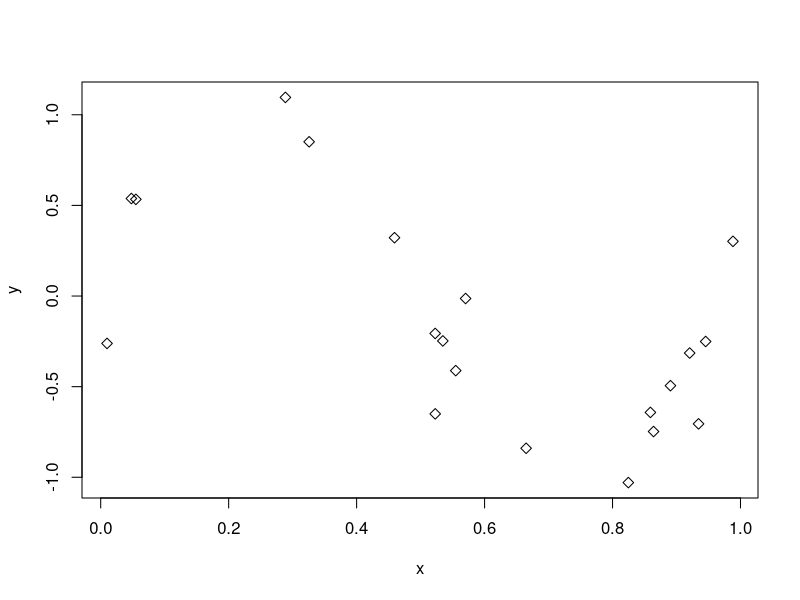
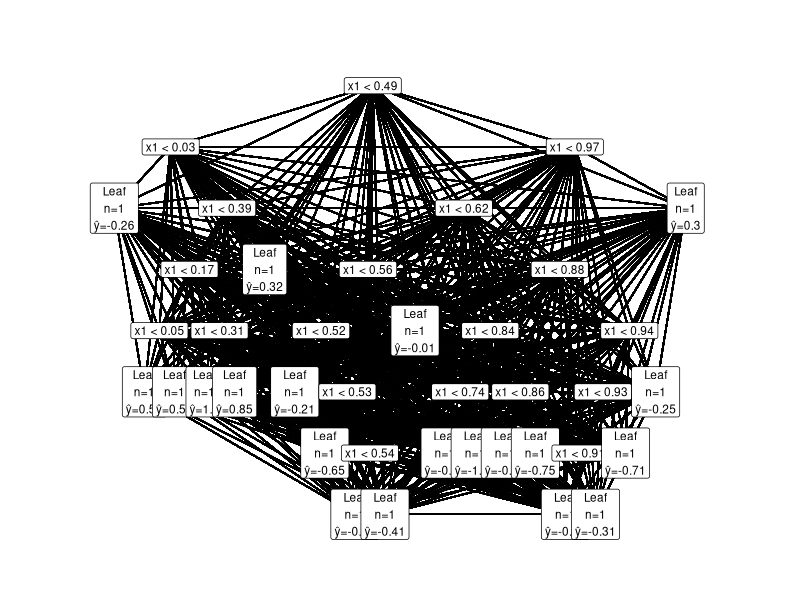
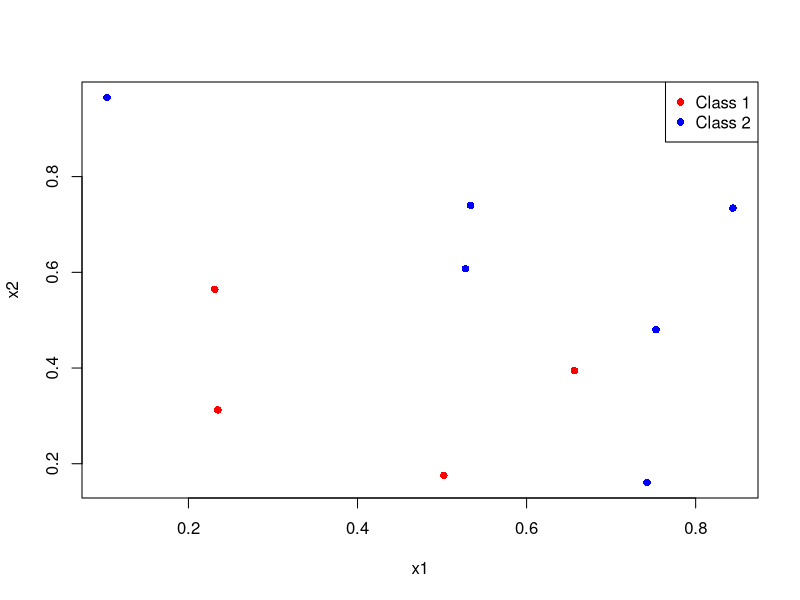
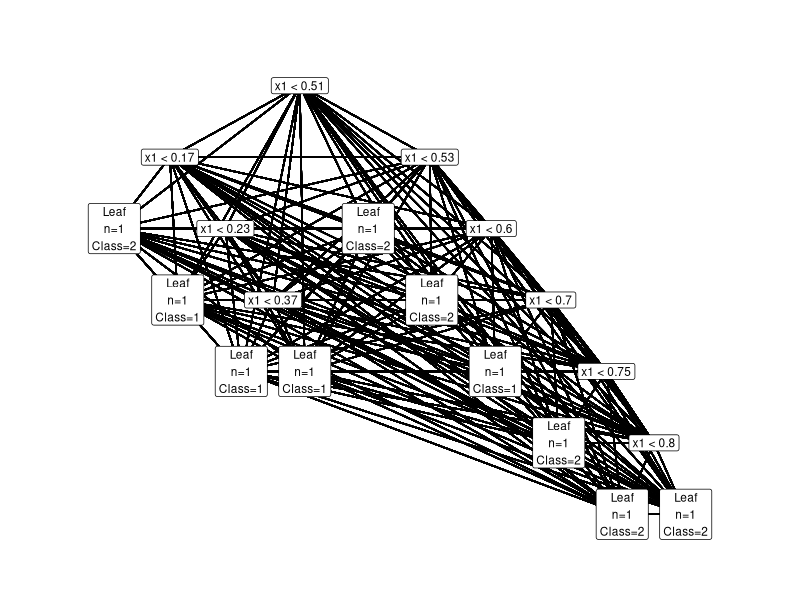

These charts were generated, in order, by the following R code:
library(ggplot2)
############################################################
## PLOTTING WITH GGPLOT2
############################################################

{
    .node_id_counter <- 0
    new_node_id <- function() {
        # .node_id_counter <<- .node_id_counter + 1
        paste0("node_", .node_id_counter)
    }
    
    tree_to_df <- function(node) {
      
      leaf_index <- 0
      nodes <- data.frame(
        id = character(),
        x = numeric(),
        y = numeric(),
        label = character(),
        stringsAsFactors = FALSE
      )
      
      edges <- data.frame(
        from = character(),
        to   = character(),
        stringsAsFactors = FALSE
      )
      
      layout_tree <- function(node, depth = 0) {
        
        is_leaf <- is.null(node$split_feature_j)
        
        label <- if (is_leaf) {
          pred <- node$prediction
          paste0("Leaf\nn=", length(node$indices),
                 if (is.numeric(pred)) {
                   paste0("\nŷ=", round(pred, 2))
                 } else {
                   paste0("\nClass=", pred)
                 })
        } else {
          paste0("x", node$split_feature_j,
                 " < ", round(node$split_value_i, 2))
        }
        
        # ---- LEAF ----
        if (is_leaf) {
          leaf_index <<- leaf_index + 1
          x_pos <- leaf_index
          
          nodes <<- rbind(nodes, data.frame(
            id = node$id,
            x = x_pos,
            y = -depth,
            label = label
          ))
          
          return(x_pos)
        }
        
        # ---- INTERNAL NODE ----
        left_x  <- layout_tree(node$left_child, depth + 1)
        right_x <- layout_tree(node$right_child, depth + 1)
        
        x_pos <- (left_x + right_x) / 2
        
        nodes <<- rbind(nodes, data.frame(
          id = node$id,
          x = x_pos,
          y = -depth,
          label = label
        ))
        
        edges <<- rbind(edges,
                        data.frame(from=node$id,to=node$left_child$id),
                        data.frame(from=node$id,to=node$right_child$id))
        
        return(x_pos)
      }
      
      layout_tree(node)
      
      list(nodes = nodes, edges = edges)
    }
    
    
    plot_cart_tree <- function(tree) {
      td <- tree_to_df(tree)
      
      edges <- merge(td$edges, td$nodes, by.x = "from", by.y = "id")
      edges <- merge(edges, td$nodes, by.x = "to", by.y = "id",
                     suffixes = c("_p", "_c"))
      
      ggplot() +
        geom_segment(
          data = edges,
          aes(x = x_p, y = y_p, xend = x_c, yend = y_c)
        ) +
        geom_label(
          data = td$nodes,
          aes(x = x, y = y, label = label),
          size = 3,
          label.size = 0.25
        ) +
        theme_void() +
        coord_cartesian(clip = "off") +
        scale_x_continuous(expand = expansion(mult = 0.2)) +
        scale_y_continuous(expand = expansion(mult = 0.2))
    }
}    
############################################################
## BASIC-NODE STRUCTURE
############################################################

new_node <- function(indices, prediction,
                     split_feature_j = NULL,
                     split_value_i = NULL,
                     left_child = NULL,
                     right_child = NULL) {
    node <- new.env()
    node$id <- new_node_id()
    node$indices <- indices
    
    node$prediction <- prediction
    node$split_feature_j <- split_feature_j
    node$split_value_i <- split_value_i
    
    node$left_child <- left_child
    node$right_child <- right_child
    node
}

############################################################
## EXAMPLE DATA FOR REGRESSION
############################################################

createSinDataExample <- function(n, sigma = 0.2){
    x <- runif(n, 0, 1)                   # X ~ U[0,1]
    eps <- rnorm(n, mean = 0, sd = sigma) # ε ~ N(0, σ²)
    y <- sin(2 * pi * x) + eps            # model
    
    plot(x, y, pch = 5)
    return(data.frame(x = x, y = y))
}

############################################################
## GREEDY CART REGRESSION ALGORITHM
############################################################

greedy_cart_regression <- function(input_data, target_variable) {
    
    # variables
    n <- nrow(input_data) # number of data points
    d <- ncol(input_data) # number of features
    
    # starting Tree T^(0)
    root <- new_node(
        indices = 1:n,
        prediction = mean(target_variable)
    )
    
    repeat{
        
        # starting value initialization
        best_risk <- Inf
        best_split <- NULL
        
        # recursive looping over leaves
        search_best_split <- function(node) {
            
            # leave has one data point left
            if (length(node$indices) <= 1) return()
            
            # selecting targeted data and corresponding target variables
            node_indices <- node$indices
            indices_data <- input_data[node_indices, , drop = FALSE]
            indices_target_variable <- target_variable[node_indices]
            
            # iterating over dimensions/ features d
            for (j in 1:d) {
                
                current_feature <- indices_data[, j]
                vals <- sort(current_feature)
                
                # pairwise split point calculation
                split_points <- (vals[-1] + vals[-length(vals)]) / 2
                
                for (s in split_points) {
                    
                    left_child_node_indices  <- node_indices[current_feature < s]
                    right_child_node_indices <- node_indices[current_feature >= s]
                    
                    # constants calculation
                    c1 <- mean(target_variable[left_child_node_indices])
                    c2 <- mean(target_variable[right_child_node_indices])
                    
                    # risk calculation
                    risk <- sum((target_variable[left_child_node_indices]  - c1)^2) +
                        sum((target_variable[right_child_node_indices] - c2)^2)
                    
                    # checking if new best split has been found
                    if (risk < best_risk) {
                        best_risk <<- risk
                        best_split <<- list(
                            node = node,
                            feature = j,
                            split = s,
                            left_child_node_indices = left_child_node_indices,
                            right_child_node_indices = right_child_node_indices,
                            c1 = c1,
                            c2 = c2
                        )
                    }
                }
            }
        }
        
        # recursive traversing of leaves
        traverse <- function(node) {
            if (is.null(node$split_feature_j)) {
                search_best_split(node)
                return()
            }
            traverse(node$left_child)
            traverse(node$right_child)
        }
        
        traverse(root)
        
        # no split possible
        if (is.null(best_split)) break
        
        # perform the split
        node <- best_split$node
        node$split_feature_j <- best_split$feature
        node$split_value_i <- best_split$split
        
        node$left_child <- new_node(
            indices = best_split$left_child_node_indices,
            prediction = best_split$c1
        )
        
        node$right_child <- new_node(
            indices = best_split$right_child_node_indices,
            prediction = best_split$c2
        )
    }
    
    return(root)
}

############################################################
## EXAMPLE G-CART REGRESSION ALGORITHM
############################################################

{
    input_data <- matrix(c(1, 2, 3, 4, 5), ncol = 1)
    target_variable <- c(2, 3, 2, 8, 9)
    tree <- greedy_cart_regression(input_data, target_variable)
    plot_cart_tree(tree)
    
    data <- createSinDataExample(20)
    input_data <- matrix(data$x, ncol=1)
    target_variable <- matrix(data$y)
    tree_reg <- greedy_cart_regression(input_data, target_variable)
    plot_cart_tree(tree_reg)
}












############################################################
## EXAMPLE DATA FOR CLASSIFICATION 
############################################################

createClassificationDataExample <- function(n, sigma = 0.2){
  x1 <- runif(n, 0, 1)
  x2 <- runif(n, 0, 1)
  
  eps <- rnorm(n, mean = 0, sd = sigma)
  
  kappa <- x2 - 0.5 - 0.3 * sin(2 * pi * x1)
  
  y <- ifelse(kappa - eps <= 0, 1, 2)
  
  plot(x1, x2,
       col = ifelse(y == 1, "red", "blue"),
       pch = 16, xlab = "x1", ylab = "x2")
  legend("topright", legend = c("Class 1", "Class 2"),
         col = c("red", "blue"), pch = 16)
  
  list(
    X = data.frame(x1 = x1, x2 = x2),
    Y = y
  )
}

############################################################
## GREEDY CART CLASSIFICATION ALGORITHM
############################################################

greedy_cart_classification <- function(input_data, target_variable) {
  
  n <- nrow(input_data)
  d <- ncol(input_data)
  
  # classes
  classes <- sort(unique(target_variable))
  
  # starting Tree T^(0)
  root <- new_node(
    indices = 1:n,
    prediction = names(which.max(table(target_variable)))
  )
  
  repeat {
    
    # starting value initialization
    best_risk <- Inf
    best_split <- NULL
    
    # recursive looping over leaves
    search_best_split <- function(node) {
      
      # leave has one data point left
      if (length(node$indices) <= 1) return()
      
      # selecting targeted data and corresponding target variables
      node_indices <- node$indices
      indices_data <- input_data[node_indices, , drop = FALSE]
      indices_target_variable <- target_variable[node_indices]
      
      # iterating over dimensions/ features d
      for (j in 1:d) {
        
        current_feature <- indices_data[, j]
        vals <- sort(current_feature)
        
        # split point calculation
        split_points <- (vals[-1] + vals[-length(vals)]) / 2
        
        for (s in split_points) {
          left_child_node_indices  <- node_indices[current_feature < s]
          right_child_node_indices <- node_indices[current_feature >= s]
          
          if (length(left_child_node_indices) == 0 || length(right_child_node_indices) == 0) next
          
          # determine the class majority in both nodes
          c1 <- names(which.max(table(target_variable[left_child_node_indices])))
          c2 <- names(which.max(table(target_variable[right_child_node_indices])))
          
          # risk calculation
          p1 <- table(target_variable[left_child_node_indices]) / length(left_child_node_indices)
          p2 <- table(target_variable[right_child_node_indices]) / length(right_child_node_indices)
          
          r1 <- length(left_child_node_indices) * (1 - ifelse(c1 %in% names(p1), p1[c1], 0))
          r2 <- length(right_child_node_indices) * (1 - ifelse(c2 %in% names(p2), p2[c2], 0))
          
          risk <- r1 + r2
          
          # checking if new best split has been found
          if (risk < best_risk) {
            best_risk <<- risk
            best_split <<- list(
              node = node,
              feature = j,
              split = s,
              left_child_node_indices = left_child_node_indices,
              right_child_node_indices = right_child_node_indices,
              c1 = c1,
              c2 = c2
            )
          }
        }
      }
    }
    
    # recursive traversing of leaves
    traverse <- function(node) {
      if (is.null(node$split_feature_j)) {
        search_best_split(node)
        return()
      }
      traverse(node$left_child)
      traverse(node$right_child)
    }
    
    traverse(root)
    
    # no split possible
    if (is.null(best_split)) break
    
    # perform the split
    node <- best_split$node
    node$split_feature_j <- best_split$feature
    node$split_value_i <- best_split$split
    
    node$left_child <- new_node(
      indices = best_split$left_child_node_indices,
      prediction = best_split$c1
    )
    
    node$right_child <- new_node(
      indices = best_split$right_child_node_indices,
      prediction = best_split$c2
    )
  }
  
  return(root)
}

############################################################
## EXAMPLE G-CART CLASSIFICATION ALGORITHM
############################################################

{
  data <- createClassificationDataExample(10)
  tree_cla <- greedy_cart_classification(data$X, data$Y)
  plot_cart_tree(tree_cla)
}
